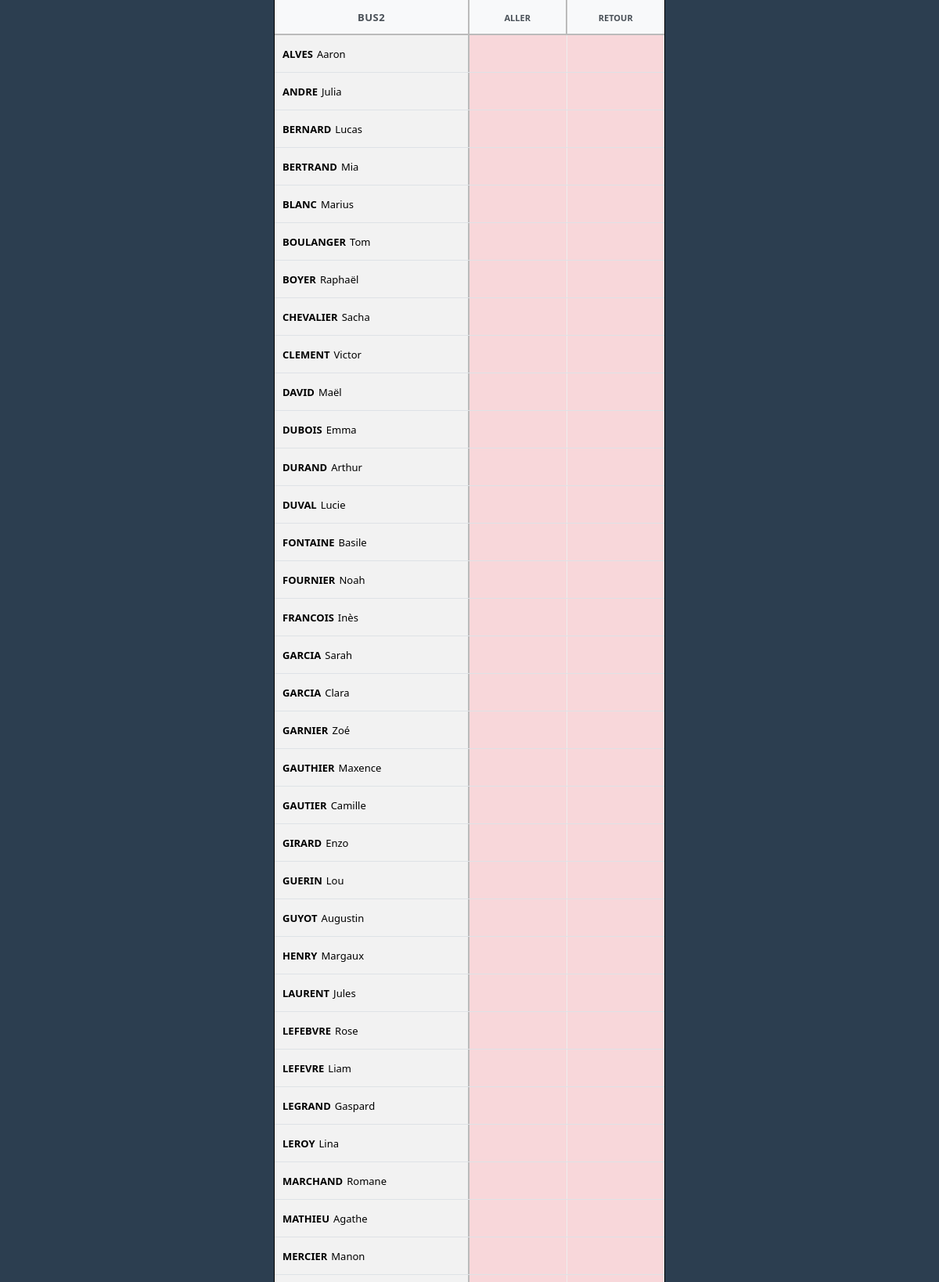
The app's page /bus/bus2 (upper part) with its own data.
### tables this page shows
CREATE TABLE eleves 
                        (id INTEGER PRIMARY KEY AUTOINCREMENT, 
                         nom TEXT NOT NULL, prenom TEXT NOT NULL, bus TEXT NOT NULL,
                         present_aller INTEGER DEFAULT 0,
                         present_retour INTEGER DEFAULT 0);

### app.py (the view)
@app.route('/bus/<type_bus>')
def liste_bus(type_bus):
    with sqlite3.connect(DB_PATH) as conn:
        conn.row_factory = sqlite3.Row
        eleves = conn.execute("SELECT * FROM eleves WHERE bus = ? ORDER BY nom ASC", (type_bus,)).fetchall()
    p_aller = sum(1 for e in eleves if e['present_aller'] == 1)
    p_retour = sum(1 for e in eleves if e['present_retour'] == 1)
    return render_template('index.html', eleves=eleves, bus=type_bus, total=len(eleves), p_aller=p_aller, p_retour=p_retour)

### templates/index.html (shortened to what this page needs)
<!DOCTYPE html>
<html lang="fr">
<head>
    <link rel="stylesheet" href="{{ url_for('static', filename='style.css') }}">
</head>
<body>
    <div class="app-wrapper">
        <header class="pronote-header">
            <div class="header-left">{{ bus.upper() }}</div>
            <div class="header-mid">ALLER</div>
            <div class="header-right">RETOUR</div>
        </header>
        <main class="list-area">
            {% for eleve in eleves %}
            <div class="row">
                <div class="col-name"><span class="nom">{{ eleve.nom }}</span> {{ eleve.prenom }}</div>
                <div class="col-check {{ 'is-ok' if eleve.present_aller == 1 else 'is-off' }}" onclick="location.href='/toggle/{{ eleve.id }}/{{ bus }}/1'">
                </div>
                <div class="col-check {{ 'is-ok' if eleve.present_retour == 1 else 'is-off' }}" onclick="location.href='/toggle/{{ eleve.id }}/{{ bus }}/2'">
                </div>
            </div>
            {% endfor %}
        </main>
    </div>
</body>
</html>

### static/style.css (style rules this page uses)
* { box-sizing: border-box; -webkit-tap-highlight-color: transparent; }
html, body { margin: 0; padding: 0; height: 100dvh; width: 100%; overflow: hidden; font-family: "Segoe UI", Roboto, Helvetica, Arial, sans-serif; background-color: #2c3e50; }
.app-wrapper { display: flex; flex-direction: column; height: 100dvh; max-width: 500px; margin: 0 auto; background: #ffffff; position: relative; border-left: 1px solid #000; border-right: 1px solid #000; }
.pronote-header { display: flex; height: 45px; background: #f8f9fa; border-bottom: 2px solid #bbb; flex-shrink: 0; }
.header-left { flex: 0 0 50%; line-height: 45px; text-align: center; color: #495057; font-weight: 800; border-right: 2px solid #bbb; font-size: 13px; letter-spacing: 0.5px; }
.header-mid, .header-right { flex: 0 0 25%; line-height: 45px; text-align: center; color: #495057; font-size: 11px; font-weight: 800; }
.header-mid { border-right: 2px solid #bbb; }
.list-area { flex: 1; overflow-y: auto; background: #fff; -webkit-overflow-scrolling: touch; }
.row { display: flex; min-height: 48px; border-bottom: 1px solid #dee2e6; align-items: stretch; }
.row:nth-child(even) { background-color: #fafafa; }
.col-name { flex: 0 0 50%; display: flex; align-items: center; padding: 0 10px; border-right: 2px solid #bbb; font-size: 13px; background: #f2f2f2; }
.col-check { flex: 0 0 25%; display: flex; align-items: center; justify-content: center; font-size: 20px; font-weight: bold; cursor: pointer; border-right: 1px solid #eee; }
.nom { font-weight: 800; text-transform: uppercase; color: #000; margin-right: 5px; }
.is-off { color: #721c24; background: #f8d7da; }

### records on screen
eleves: nom "ALVES", prenom "Aaron", present_aller 0 (drawn), present_retour 0 (drawn)
eleves: nom "ANDRE", prenom "Julia", present_aller 0 (drawn), present_retour 0 (drawn)
eleves: nom "BERNARD", prenom "Lucas", present_aller 0 (drawn), present_retour 0 (drawn)
eleves: nom "BERTRAND", prenom "Mia", present_aller 0 (drawn), present_retour 0 (drawn)
eleves: nom "BLANC", prenom "Marius", present_aller 0 (drawn), present_retour 0 (drawn)
eleves: nom "BOULANGER", prenom "Tom", present_aller 0 (drawn), present_retour 0 (drawn)
eleves: nom "BOYER", prenom "Raphaël", present_aller 0 (drawn), present_retour 0 (drawn)
eleves: nom "CHEVALIER", prenom "Sacha", present_aller 0 (drawn), present_retour 0 (drawn)
eleves: nom "CLEMENT", prenom "Victor", present_aller 0 (drawn), present_retour 0 (drawn)
eleves: nom "DAVID", prenom "Maël", present_aller 0 (drawn), present_retour 0 (drawn)
eleves: nom "DUBOIS", prenom "Emma", present_aller 0 (drawn), present_retour 0 (drawn)
eleves: nom "DURAND", prenom "Arthur", present_aller 0 (drawn), present_retour 0 (drawn)
eleves: nom "DUVAL", prenom "Lucie", present_aller 0 (drawn), present_retour 0 (drawn)
eleves: nom "FONTAINE", prenom "Basile", present_aller 0 (drawn), present_retour 0 (drawn)
eleves: nom "FOURNIER", prenom "Noah", present_aller 0 (drawn), present_retour 0 (drawn)
eleves: nom "FRANCOIS", prenom "Inès", present_aller 0 (drawn), present_retour 0 (drawn)
eleves: nom "GARCIA", prenom "Sarah", present_aller 0 (drawn), present_retour 0 (drawn)
eleves: nom "GARCIA", prenom "Clara", present_aller 0 (drawn), present_retour 0 (drawn)
eleves: nom "GARNIER", prenom "Zoé", present_aller 0 (drawn), present_retour 0 (drawn)
eleves: nom "GAUTHIER", prenom "Maxence", present_aller 0 (drawn), present_retour 0 (drawn)
eleves: nom "GAUTIER", prenom "Camille", present_aller 0 (drawn), present_retour 0 (drawn)
eleves: nom "GIRARD", prenom "Enzo", present_aller 0 (drawn), present_retour 0 (drawn)
eleves: nom "GUERIN", prenom "Lou", present_aller 0 (drawn), present_retour 0 (drawn)
eleves: nom "GUYOT", prenom "Augustin", present_aller 0 (drawn), present_retour 0 (drawn)
eleves: nom "HENRY", prenom "Margaux", present_aller 0 (drawn), present_retour 0 (drawn)
eleves: nom "LAURENT", prenom "Jules", present_aller 0 (drawn), present_retour 0 (drawn)
eleves: nom "LEFEBVRE", prenom "Rose", present_aller 0 (drawn), present_retour 0 (drawn)
eleves: nom "LEFEVRE", prenom "Liam", present_aller 0 (drawn), present_retour 0 (drawn)
eleves: nom "LEGRAND", prenom "Gaspard", present_aller 0 (drawn), present_retour 0 (drawn)
eleves: nom "LEROY", prenom "Lina", present_aller 0 (drawn), present_retour 0 (drawn)
eleves: nom "MARCHAND", prenom "Romane", present_aller 0 (drawn), present_retour 0 (drawn)
eleves: nom "MATHIEU", prenom "Agathe", present_aller 0 (drawn), present_retour 0 (drawn)
eleves: nom "MERCIER", prenom "Manon", present_aller 0 (drawn), present_retour 0 (drawn)
eleves: present_aller 0 (drawn), present_retour 0 (drawn)

### other values on screen
{{ bus.upper() }} "BUS2"
